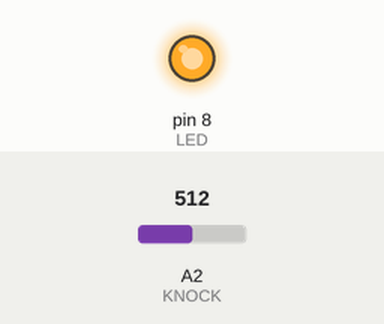
The sketch below on a simulated Arduino Uno, built with avr-gcc and run on an emulated ATmega328P. Shown: output pins drawn as LEDs (lit = HIGH). The test bench sets the inputs (shaded band); at power-on: A2 (KNOCK) = 512. The audio player accepts every command and is not drawn; what the sketch prints to the serial monitor is not drawn.

Above: at 0.1 s.
Timing chart, 0 to 1.6 s (numbered marks = the images above):
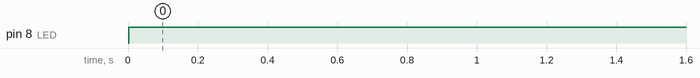

The sketch:

AA.ino
```cpp
#include <DFPlayer_Mini_Mp3.h>


#include <SoftwareSerial.h>
const int LED =8;
const int KNOCK = 2;
SoftwareSerial mySerial(12, 13);

void setup() {
  pinMode(LED, OUTPUT);
Serial.begin (9600);
mySerial.begin (9600);
mp3_set_serial (mySerial);
delay(1);
mp3_set_volume (10000009);
digitalWrite(0,HIGH);

}
void loop() {
int v = analogRead(KNOCK);
  if (v>100)
  { digitalWrite(LED, HIGH);
    mp3_play(1);

     Serial.println("MUSick on");

  }
}
```

Measured:
- by itself, pin 8 (LED): LOW → HIGH at 0.00 s
